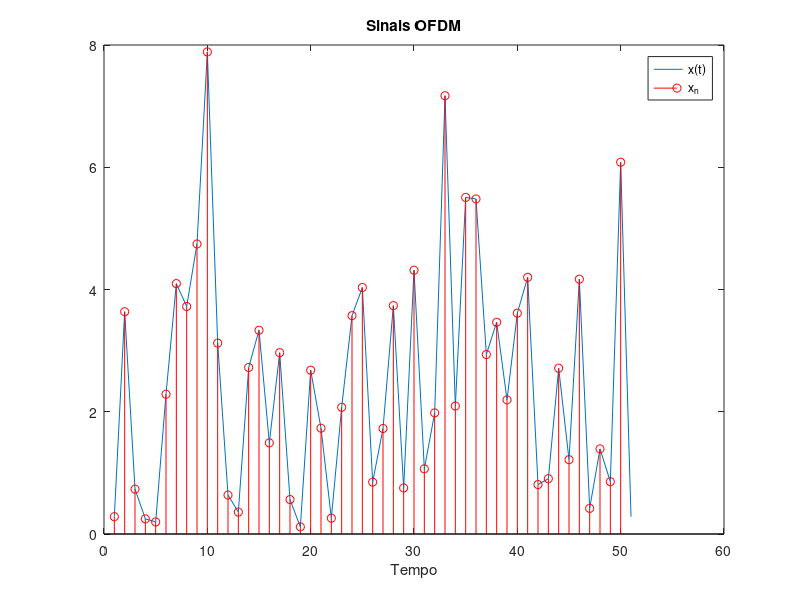

Write MATLAB code to recreate this figure.
clear all; close all;clc;
% Parâmetros
n_bits = 100;            % Número de bits
T = 50;                  % Tempo de símbolo
Ts = 2;                  % Tempo de símbolo em portadora única
K = T/Ts;                % Número de subportadoras independentes
N = 2*K;                 % N pontos da IDFT
%
% Gerar bits aleatórios
dataIn=rand(1,n_bits);   % Sequência de números entre 0 e 1 uniformemente distribuídos
dataIn=sign(dataIn-.5);  % Sequência de -1 e 1
% Conversor serial paralelo
dataInMatrix = reshape(dataIn,n_bits/4,4);
%
% Gerar constelaçao 16-QAM
seq16qam = 2*dataInMatrix(:,1)+dataInMatrix(:,2)+1i*(2*dataInMatrix(:,3)+dataInMatrix(:,4)); 
seq16=seq16qam';
% Garantir propriedadade da simetria
X = [seq16 conj(seq16(end:-1:1))]; 
%
% Construindo xn
xn = zeros(1,N);
for n=0:N-1
    for k=0:N-1
        xn(n+1) = xn(n+1) + 1/sqrt(N)*X(k+1)*exp(1i*2*pi*n*k/N);
    end
end
%
% Construindo xt
xt=zeros(1, T+1);
for t=0:T
    for k=0:N-1
        xt(1,t+1)=xt(1,t+1)+1/sqrt(N)*X(k+1)*exp(1i*2*pi*k*t/T); 
    end 
end 
%
% Plots
plot(abs(xt));
hold on
stem(abs(xn), 'r')
hold off
title('Sinais OFDM')
legend('x(t)','x_n')
xlabel('Tempo')
